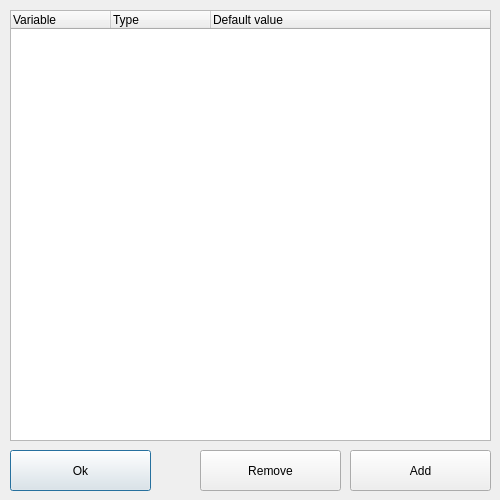
<?xml version="1.0" encoding="UTF-8"?>
<ui version="4.0">
 <class>VarDefiner</class>
 <widget class="QDialog" name="VarDefiner">
  <property name="geometry">
   <rect>
    <x>0</x>
    <y>0</y>
    <width>500</width>
    <height>500</height>
   </rect>
  </property>
  <property name="minimumSize">
   <size>
    <width>500</width>
    <height>500</height>
   </size>
  </property>
  <property name="maximumSize">
   <size>
    <width>500</width>
    <height>500</height>
   </size>
  </property>
  <property name="windowTitle">
   <string>Dialog</string>
  </property>
  <widget class="QTableWidget" name="tblVars">
   <property name="geometry">
    <rect>
     <x>10</x>
     <y>10</y>
     <width>481</width>
     <height>431</height>
    </rect>
   </property>
   <attribute name="horizontalHeaderStretchLastSection">
    <bool>true</bool>
   </attribute>
   <attribute name="verticalHeaderVisible">
    <bool>false</bool>
   </attribute>
   <attribute name="verticalHeaderStretchLastSection">
    <bool>false</bool>
   </attribute>
   <column>
    <property name="text">
     <string>Variable</string>
    </property>
    <property name="textAlignment">
     <set>AlignLeading|AlignVCenter</set>
    </property>
   </column>
   <column>
    <property name="text">
     <string>Type</string>
    </property>
    <property name="textAlignment">
     <set>AlignLeading|AlignVCenter</set>
    </property>
   </column>
   <column>
    <property name="text">
     <string>Default value</string>
    </property>
    <property name="textAlignment">
     <set>AlignLeading|AlignVCenter</set>
    </property>
   </column>
  </widget>
  <widget class="QPushButton" name="btnOk">
   <property name="geometry">
    <rect>
     <x>10</x>
     <y>450</y>
     <width>141</width>
     <height>41</height>
    </rect>
   </property>
   <property name="text">
    <string>Ok</string>
   </property>
   <property name="icon">
    <iconset resource="resources.qrc">
     <normaloff>:/icons/ok</normaloff>:/icons/ok</iconset>
   </property>
  </widget>
  <widget class="QPushButton" name="btnAdd">
   <property name="geometry">
    <rect>
     <x>350</x>
     <y>450</y>
     <width>141</width>
     <height>41</height>
    </rect>
   </property>
   <property name="text">
    <string>Add</string>
   </property>
  </widget>
  <widget class="QPushButton" name="btnRemove">
   <property name="geometry">
    <rect>
     <x>200</x>
     <y>450</y>
     <width>141</width>
     <height>41</height>
    </rect>
   </property>
   <property name="text">
    <string>Remove</string>
   </property>
  </widget>
 </widget>
 <resources>
  <include location="resources.qrc"/>
 </resources>
 <connections/>
</ui>
